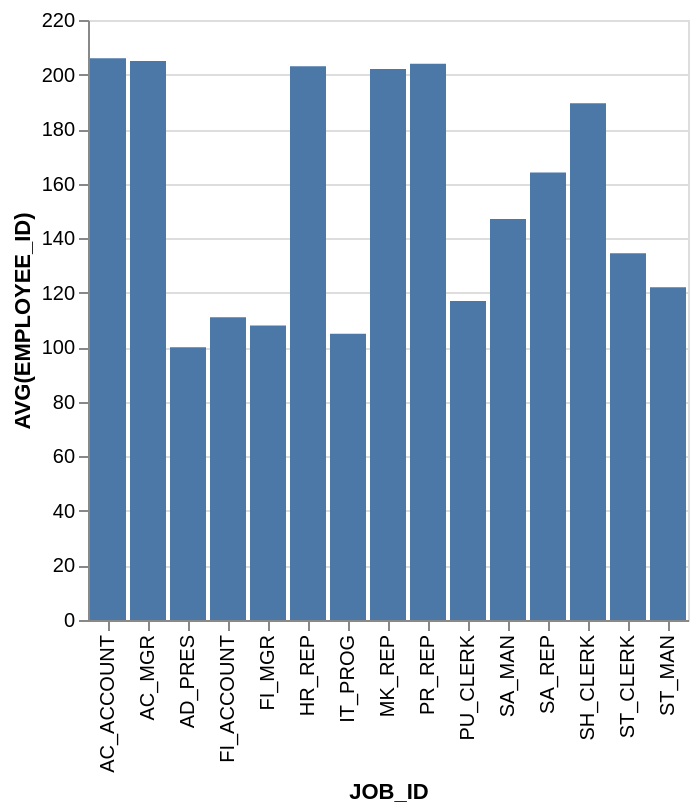

Here is the Vega-Lite specification saved for this chart:
### Vega-Lite specification from a JSON file in a GitHub repository (floating-point values rounded to 4 significant figures)
{"data": {"values": [{"x_data": "AC_ACCOUNT", "y_data": 206}, {"x_data": "AC_MGR", "y_data": 205}, {"x_data": "AD_PRES", "y_data": 100}, {"x_data": "FI_ACCOUNT", "y_data": 111}, {"x_data": "FI_MGR", "y_data": 108}, {"x_data": "HR_REP", "y_data": 203}, {"x_data": "IT_PROG", "y_data": 105}, {"x_data": "MK_REP", "y_data": 202}, {"x_data": "PR_REP", "y_data": 204}, {"x_data": "PU_CLERK", "y_data": 117}, {"x_data": "SA_MAN", "y_data": 147}, {"x_data": "SA_REP", "y_data": 164.1}, {"x_data": "SH_CLERK", "y_data": 189.5}, {"x_data": "ST_CLERK", "y_data": 134.5}, {"x_data": "ST_MAN", "y_data": 122}]}, "mark": "bar", "encoding": {"x": {"field": "x_data", "type": "nominal", "title": "JOB_ID", "sort": "ascending"}, "y": {"field": "y_data", "type": "quantitative", "title": "AVG(EMPLOYEE_ID)"}}}
